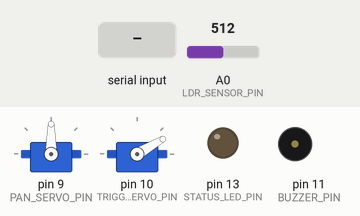
Simulated run of this sketch. Board: Arduino Uno, built with avr-gcc and run on an emulated ATmega328P. On the bench: 2 × servo, output pins drawn as LEDs (lit = HIGH), buzzer (waves = sounding, pin HIGH). Inputs (shaded band) come from the test bench; at power-on: A0 (LDR_SENSOR_PIN) = 512. What the sketch prints to the serial monitor is not drawn.

Above: at 3.71 s.
3.9 s: "<90,45,200>" received over Serial
At 6.2 s:
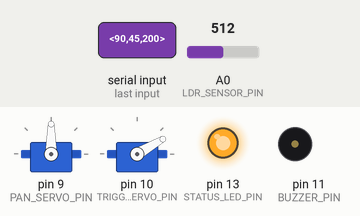
6.9 s: "<1,90,45>" received over Serial
At 8.6 s:
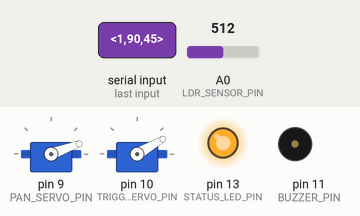
8.9 s: "<30,150,10>" received over Serial
At 9.05 s:
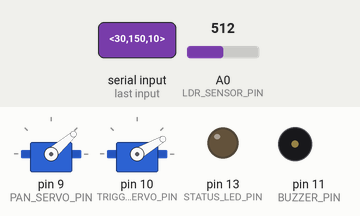
11.9 s: A0 (LDR_SENSOR_PIN) set to 390
14.9 s: A0 (LDR_SENSOR_PIN) set to 407
At 17.71 s:
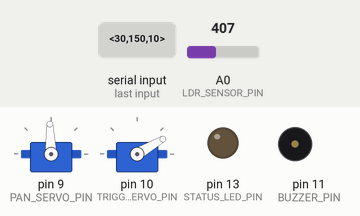
Timing chart, 0 to 18.9 s (numbered marks = the images above; inputs shaded):
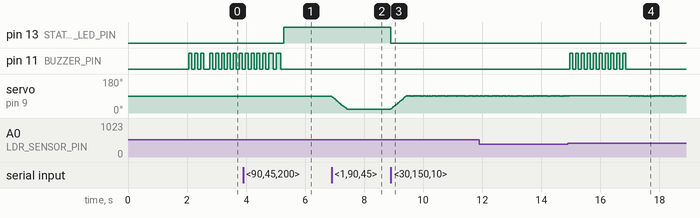

Measured:
- after the input at 3.9 s, pin 13 (STATUS_LED_PIN): LOW → HIGH after 1.4 s
- after the input at 6.9 s, servo on pin 9 (PAN_SERVO_PIN): moves from 90° to 20° over 0.52 s, starting at once
- after the input at 8.9 s, pin 13 (STATUS_LED_PIN): HIGH → LOW at once
- after the input at 14.9 s, pin 11 (BUZZER_PIN): alternates HIGH for 0.10 s and LOW for 0.10 s, 20 changes in all, then stays LOW, starting after 0.06 s
- by itself, pin 11 (BUZZER_PIN): alternates HIGH for 0.10 s and LOW for 0.10 s, 12 changes in all, then stays LOW

The sketch:

Arduino_UNO_Turret_v4.ino
```cpp
//# Arduino Uno Turret Motor Controller v4.0 - Laser-Gated System
//# UPDATED: Buzzer beeps ONLY on laser break, turret active ONLY if laser broken,
//# removed firing buzzer, added flash light control for ESP32

#include <Servo.h>

// ============================================================================
// PIN DEFINITIONS
// ============================================================================
#define PAN_SERVO_PIN 9         // Pan servo (moves left/right)
#define TRIGGER_SERVO_PIN 10    // Trigger servo (fires projectile)
#define LDR_SENSOR_PIN A0       // Laser break detection (analog)
#define BUZZER_PIN 11           // Alert buzzer (laser break alarm ONLY)
#define STATUS_LED_PIN 13       // Built-in LED

// ============================================================================
// SERVO CONFIGURATION (CRITICAL FOR STABILITY)
// ============================================================================
#define PAN_CENTER 90           // Home position (degrees)
#define PAN_MIN 20              // Leftmost limit
#define PAN_MAX 160             // Rightmost limit
#define TRIGGER_REST 30         // Neutral/safe position
#define TRIGGER_FIRE 160        // Firing position

// ============================================================================
// TRACKING PARAMETERS
// ============================================================================
#define FRAME_WIDTH 160         // Match ESP32-CAM width
#define FRAME_CENTER_X (FRAME_WIDTH / 2)  // 80
#define CENTER_TOLERANCE 25     // Pixels (±25 from center)
#define PAN_SMOOTH_STEP 3       // Degrees per update (smooth movement)
#define PAN_UPDATE_RATE 20      // ms between pan updates (50 Hz)

// ============================================================================
// FIRING PARAMETERS
// ============================================================================
#define MIN_CONFIDENCE 40       // Minimum to start tracking
#define FIRE_CONFIDENCE 50      // Minimum to fire
#define TARGET_HOLD_TIME 100    // ms target must be centered before fire
#define TRIGGER_HOLD_TIME 200   // ms to hold trigger
#define FIRE_COOLDOWN 1000      // ms between shots

// ============================================================================
// LDR SENSOR PARAMETERS - LASER BREAK DETECTION
// ============================================================================
#define LDR_THRESHOLD 400       // Analog threshold (laser blocked if < 400)
#define LDR_CHECK_RATE 100      // ms between LDR checks

// ============================================================================
// SERVO OBJECTS
// ============================================================================
Servo panServo;
Servo triggerServo;

// ============================================================================
// STATE VARIABLES
// ============================================================================
int panAngle = 90;              // Current pan position
int panTarget = 90;             // Target pan angle
volatile int triggerAngle = 30; // Current trigger position
bool isTracking = false;        // Active tracking (laser-gated)
bool isFiring = false;          // Currently firing
bool laserBroken = false;       // Laser break state
bool lastLaserState = false;    // Previous laser state (for edge detection)
int lastTargetX = -1;           // Last target X coordinate
int lastConfidence = 0;         // Last confidence value
unsigned long lastDetectionTime = 0;     // Time of last detection
unsigned long lastPanUpdateTime = 0;     // Pan servo update timing
unsigned long lastLDRCheckTime = 0;      // LDR check timing
unsigned long targetCenteredTime = 0;    // When target became centered
unsigned long lastFireTime = 0;          // Time of last fire
int lastLastConfidence = 0;     // Track confidence changes (for motion detection)
String serialBuffer = "";       // Serial buffer for detection data

// ============================================================================
// SETUP FUNCTION
// ============================================================================
void setup() {
  Serial.begin(115200);
  delay(1000);

  Serial.println("\n\n╔═══════════════════════════════════════╗");
  Serial.println("║ ARDUINO UNO TURRET CONTROLLER v4.0  ║");
  Serial.println("║  Laser-Gated, Flash Control Ready   ║");
  Serial.println("╚═══════════════════════════════════════╝\n");

  // Initialize pins
  pinMode(BUZZER_PIN, OUTPUT);
  pinMode(STATUS_LED_PIN, OUTPUT);
  pinMode(LDR_SENSOR_PIN, INPUT);

  // Initialize servos with explicit pulse parameters
  panServo.attach(PAN_SERVO_PIN, 1000, 2000);      // 1-2ms pulse width
  triggerServo.attach(TRIGGER_SERVO_PIN, 1000, 2000);

  // Set initial positions safely
  panServo.write(PAN_CENTER);
  triggerServo.write(TRIGGER_REST);
  delay(1000);

  Serial.println("[+] Hardware Initialization:");
  Serial.println(" ├─ Pan Servo: Pin 9 (20-160°)");
  Serial.println(" ├─ Trigger Servo: Pin 10 (30-160°)");
  Serial.println(" ├─ LDR Sensor: A0 (Laser break detection)");
  Serial.println(" ├─ Buzzer: Pin 11 (LASER BREAK ALARM ONLY)");
  Serial.println(" ├─ Flash Control: Serial command to ESP32");
  Serial.println(" └─ Status LED: Pin 13\n");

  Serial.println("[+] System Status:");
  Serial.println(" ├─ Pan Home: 90°");
  Serial.println(" ├─ Trigger Safe: 30°");
  Serial.println(" ├─ Tracking: DISABLED (laser clear)");
  Serial.println(" ├─ Buzzer: READY (fires on laser break)");
  Serial.println(" └─ Waiting for laser break detection...\n");

  digitalWrite(STATUS_LED_PIN, LOW);
  beepPattern(3, 100);  // Ready signal

  lastDetectionTime = millis();
  lastPanUpdateTime = millis();
  lastLDRCheckTime = millis();
}

// ============================================================================
// MAIN LOOP
// ============================================================================
void loop() {
  unsigned long currentTime = millis();

  // 1. CHECK LASER SENSOR (HIGHEST PRIORITY)
  if(currentTime - lastLDRCheckTime >= LDR_CHECK_RATE) {
    checkLDRSensor();
    lastLDRCheckTime = currentTime;
  }

  // 2. RECEIVE DETECTION DATA (laser-gated)
  receiveDetectionData();

  // 3. UPDATE PAN SERVO TO TRACK TARGET (ONLY if laser broken)
  if(currentTime - lastPanUpdateTime >= PAN_UPDATE_RATE) {
    if(laserBroken) {
      updatePanTracking();
    } else {
      // Return to center if laser not broken
      returnToCenter();
    }
    lastPanUpdateTime = currentTime;
  }

  // 4. CHECK TARGET TIMEOUT (lost target)
  if(currentTime - lastDetectionTime > 3000) {
    isTracking = false;
    lastTargetX = -1;
  }

  // 5. HANDLE FIRING LOGIC (laser-gated)
  if(laserBroken) {
    checkAndFire();
  }

  delay(10);  // Small delay for stability
}

// ============================================================================
// RETURN PAN TO CENTER WHEN LASER IS CLEAR
// ============================================================================
void returnToCenter() {
  if(panAngle > PAN_CENTER) {
    panAngle -= PAN_SMOOTH_STEP;
  } else if(panAngle < PAN_CENTER) {
    panAngle += PAN_SMOOTH_STEP;
  }
  panServo.write(panAngle);
  isTracking = false;
}

// ============================================================================
// RECEIVE DETECTION DATA FROM ESP32-CAM
// ============================================================================
void receiveDetectionData() {
  while(Serial.available()) {
    char c = Serial.read();

    if(c == '<') {
      serialBuffer = "";  // Start new message
    }
    else if(c == '>') {
      // Message complete - parse it
      parseDetection(serialBuffer);
      serialBuffer = "";
      lastDetectionTime = millis();  // Reset timeout
    }
    else if(c != '\n' && c != '\r') {
      serialBuffer += c;
    }
  }
}

// ============================================================================
// PARSE DETECTION MESSAGE: <X,Y,CONF>
// ============================================================================
void parseDetection(String data) {
  int x = -1, y = -1, conf = 0;

  // Parse format: X,Y,CONF
  int commaIndex1 = data.indexOf(',');
  int commaIndex2 = data.lastIndexOf(',');

  if(commaIndex1 > 0 && commaIndex2 > commaIndex1) {
    x = data.substring(0, commaIndex1).toInt();
    y = data.substring(commaIndex1 + 1, commaIndex2).toInt();
    conf = data.substring(commaIndex2 + 1).toInt();

    // Update target (ONLY if laser broken)
    if(x >= 0 && conf > MIN_CONFIDENCE && laserBroken) {
      lastTargetX = x;
      lastConfidence = conf;
      isTracking = true;

      // MOTION DETECTION: Check if human motion detected (confidence increase)
      if(conf > lastLastConfidence + 15) {
        Serial.println("[MOTION] 🔴 Human motion detected!");
        beepMotionDetected();  // Double beep for motion detection
      }

      lastLastConfidence = conf;
      digitalWrite(STATUS_LED_PIN, HIGH);  // Tracking LED
    }
    else if(!laserBroken) {
      // Laser not broken - ignore detection
      lastTargetX = -1;
      lastConfidence = 0;
      lastLastConfidence = 0;
      isTracking = false;
      digitalWrite(STATUS_LED_PIN, LOW);
    }
    else {
      lastTargetX = -1;
      lastConfidence = 0;
      lastLastConfidence = 0;
      isTracking = false;
      digitalWrite(STATUS_LED_PIN, LOW);
    }
  }
}

// ============================================================================
// UPDATE PAN SERVO - SMOOTH TRACKING (LASER-GATED)
// ============================================================================
void updatePanTracking() {
  if(!isTracking || lastTargetX < 0) {
    // Return to center smoothly
    if(panAngle > PAN_CENTER) {
      panAngle -= PAN_SMOOTH_STEP;
    } else if(panAngle < PAN_CENTER) {
      panAngle += PAN_SMOOTH_STEP;
    }

    targetCenteredTime = 0;
  }
  else {
    // Calculate error from center
    int centerError = lastTargetX - FRAME_CENTER_X;

    // Proportional control with smooth stepping
    if(abs(centerError) > CENTER_TOLERANCE) {
      // Not centered - move towards center
      if(centerError > 0) {
        // Target to the right - move pan right
        panAngle = constrain(panAngle + PAN_SMOOTH_STEP, PAN_MIN, PAN_MAX);
      } else {
        // Target to the left - move pan left
        panAngle = constrain(panAngle - PAN_SMOOTH_STEP, PAN_MIN, PAN_MAX);
      }

      targetCenteredTime = 0;  // Reset centered timer
    }
    else {
      // Target is centered
      if(targetCenteredTime == 0) {
        targetCenteredTime = millis();  // Start timer
      }
    }
  }

  // Apply pan angle (with safety bounds)
  panAngle = constrain(panAngle, PAN_MIN, PAN_MAX);
  panServo.write(panAngle);
}

// ============================================================================
// CHECK AND FIRE LOGIC (LASER-GATED)
// ============================================================================
void checkAndFire() {
  unsigned long currentTime = millis();

  // Check if we should fire
  bool shouldFire = false;

  if(isTracking && lastTargetX >= 0 && lastConfidence >= FIRE_CONFIDENCE && laserBroken) {
    // Check if target has been centered long enough
    if(targetCenteredTime > 0 &&
       (currentTime - targetCenteredTime) >= TARGET_HOLD_TIME) {
      // Check cooldown
      if((currentTime - lastFireTime) >= FIRE_COOLDOWN) {
        shouldFire = true;
      }
    }
  }

  if(shouldFire && !isFiring) {
    fireWeapon();
    lastFireTime = currentTime;
  }

  // Check if trigger needs to return to rest
  if(isFiring && (currentTime - lastFireTime) >= TRIGGER_HOLD_TIME) {
    triggerServo.write(TRIGGER_REST);
    isFiring = false;
  }
}

// ============================================================================
// FIRE WEAPON + SEND FLASH COMMAND TO ESP32
// ============================================================================
void fireWeapon() {
  isFiring = true;
  Serial.println("[!] ⚡ FIRING! Target centered, confidence high");

  // Fire sequence
  triggerServo.write(TRIGGER_FIRE);

  // Send flash command to ESP32
  Serial.println("FIRE");  // This triggers flash on ESP32

  // LED flash effects (removed buzzer)
  digitalWrite(STATUS_LED_PIN, HIGH);
  delay(50);
  digitalWrite(STATUS_LED_PIN, LOW);

  Serial.println("[LED] 💡 Flash command sent to ESP32");
}

// ============================================================================
// CHECK LDR SENSOR (LASER BREAK DETECTION) - IMMEDIATE ALERT
// ============================================================================
void checkLDRSensor() {
  int ldrValue = analogRead(LDR_SENSOR_PIN);
  bool currentLDRState = (LDR_THRESHOLD < ldrValue);  // True = laser broken

  if(currentLDRState) {
    // ===== LASER BEAM IS BLOCKED (object/person detected) =====
    laserBroken = true;

    if(!lastLaserState) {
      // LASER JUST BROKE - Edge detection
      Serial.print("[LDR] ⚠ 🔴 LASER BREACHED: ");
      Serial.println(ldrValue);
      Serial.println("[ALERT] ⚠⚠⚠ INTRUDER DETECTED VIA LASER! ⚠⚠⚠");
      Serial.println("[SYSTEM] TURRET ACTIVATION ENABLED");

      // Send signal to ESP32
      Serial.println("LASER_ACTIVE");

      // START BUZZER ALARM (continuous until laser clears)
      beepLaserBreached();
    }
  }
  else {
    // ===== LASER IS CLEAR =====
    laserBroken = false;

    if(lastLaserState) {
      // LASER JUST CLEARED - Edge detection
      Serial.print("[LDR] ✓ Clear: ");
      Serial.println(ldrValue);
      Serial.println("[SYSTEM] Laser clear - TURRET DEACTIVATION");

      // Send signal to ESP32
      Serial.println("LASER_CLEAR");

      // STOP BUZZER
      digitalWrite(BUZZER_PIN, LOW);

      // Reset tracking
      isTracking = false;
      lastTargetX = -1;
      lastConfidence = 0;
    }
  }

  lastLaserState = currentLDRState;
}

// ============================================================================
// BUZZER CONTROL - LASER BREAK ALARM ONLY
// ============================================================================

// PATTERN BEEP (system ready - 3 short beeps at startup)
void beepPattern(int count, int duration) {
  for(int i = 0; i < count; i++) {
    digitalWrite(BUZZER_PIN, HIGH);
    delay(duration);
    digitalWrite(BUZZER_PIN, LOW);
    delay(duration);
  }
}

// LASER BREACH: Rapid continuous alarm (beeps while laser broken)
void beepLaserBreached() {
  // Rapid continuous alarm - 10 beeps then hold
  for(int i = 0; i < 10; i++) {
    digitalWrite(BUZZER_PIN, HIGH);
    delay(100);
    digitalWrite(BUZZER_PIN, LOW);
    delay(100);
  }

  // Keep buzzer ON (stays on continuously until laser clears)

}

// MOTION DETECTED: Double beep (alert but not emergency)
void beepMotionDetected() {
  // Double alert beep
  digitalWrite(BUZZER_PIN, HIGH);
  delay(150);
  digitalWrite(BUZZER_PIN, LOW);
  delay(100);

  digitalWrite(BUZZER_PIN, HIGH);
  delay(150);
  digitalWrite(BUZZER_PIN, LOW);
  delay(100);
}
```

Source omitted: camera_detection.ino (9620 bytes), circuit_wiring_guide.ino (12953 bytes), setup_testing_guide.ino (13653 bytes)
